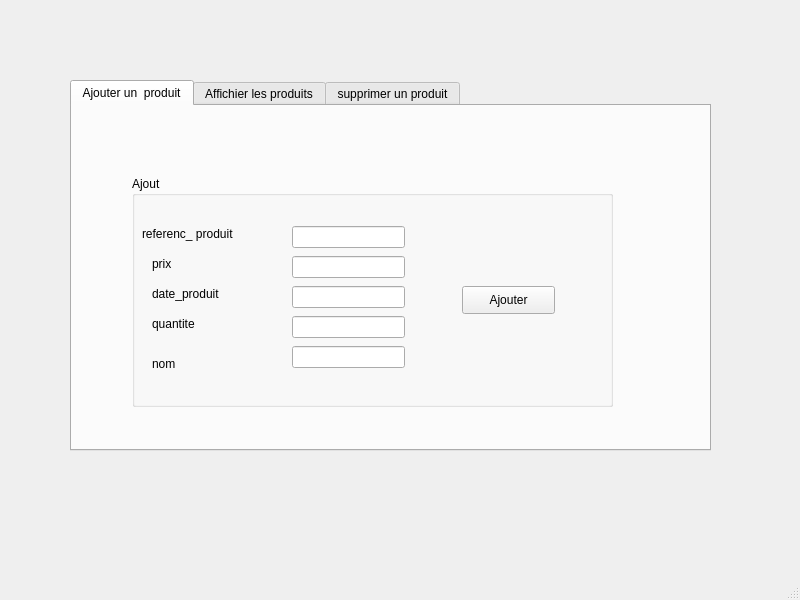
<?xml version="1.0" encoding="UTF-8"?>
<ui version="4.0">
 <class>gestion_produit</class>
 <widget class="QMainWindow" name="gestion_produit">
  <property name="geometry">
   <rect>
    <x>0</x>
    <y>0</y>
    <width>800</width>
    <height>600</height>
   </rect>
  </property>
  <property name="windowTitle">
   <string>MainWindow</string>
  </property>
  <widget class="QWidget" name="centralwidget">
   <widget class="QTabWidget" name="tabWidget">
    <property name="geometry">
     <rect>
      <x>70</x>
      <y>80</y>
      <width>641</width>
      <height>371</height>
     </rect>
    </property>
    <property name="currentIndex">
     <number>0</number>
    </property>
    <widget class="QWidget" name="tab">
     <attribute name="title">
      <string>Ajouter un  produit</string>
     </attribute>
     <widget class="QGroupBox" name="groupBox">
      <property name="geometry">
       <rect>
        <x>60</x>
        <y>70</y>
        <width>481</width>
        <height>231</height>
       </rect>
      </property>
      <property name="title">
       <string>Ajout</string>
      </property>
      <widget class="QLabel" name="referenc_produit">
       <property name="geometry">
        <rect>
         <x>10</x>
         <y>50</y>
         <width>101</width>
         <height>16</height>
        </rect>
       </property>
       <property name="text">
        <string>referenc_ produit </string>
       </property>
      </widget>
      <widget class="QLabel" name="prix">
       <property name="geometry">
        <rect>
         <x>20</x>
         <y>80</y>
         <width>56</width>
         <height>16</height>
        </rect>
       </property>
       <property name="text">
        <string>prix</string>
       </property>
      </widget>
      <widget class="QLabel" name="date_produit">
       <property name="geometry">
        <rect>
         <x>20</x>
         <y>110</y>
         <width>91</width>
         <height>16</height>
        </rect>
       </property>
       <property name="text">
        <string>date_produit</string>
       </property>
      </widget>
      <widget class="QLabel" name="quantite">
       <property name="geometry">
        <rect>
         <x>20</x>
         <y>140</y>
         <width>56</width>
         <height>16</height>
        </rect>
       </property>
       <property name="text">
        <string>quantite</string>
       </property>
      </widget>
      <widget class="QLabel" name="nom">
       <property name="geometry">
        <rect>
         <x>20</x>
         <y>180</y>
         <width>56</width>
         <height>16</height>
        </rect>
       </property>
       <property name="text">
        <string>nom</string>
       </property>
      </widget>
      <widget class="QLineEdit" name="le_reference_produit">
       <property name="geometry">
        <rect>
         <x>160</x>
         <y>50</y>
         <width>113</width>
         <height>22</height>
        </rect>
       </property>
       <property name="styleSheet">
        <string notr="true"/>
       </property>
      </widget>
      <widget class="QLineEdit" name="le_prix">
       <property name="geometry">
        <rect>
         <x>160</x>
         <y>80</y>
         <width>113</width>
         <height>22</height>
        </rect>
       </property>
      </widget>
      <widget class="QLineEdit" name="le_date_produit">
       <property name="geometry">
        <rect>
         <x>160</x>
         <y>110</y>
         <width>113</width>
         <height>22</height>
        </rect>
       </property>
      </widget>
      <widget class="QLineEdit" name="le_quantite">
       <property name="geometry">
        <rect>
         <x>160</x>
         <y>140</y>
         <width>113</width>
         <height>22</height>
        </rect>
       </property>
      </widget>
      <widget class="QLineEdit" name="le_nom">
       <property name="geometry">
        <rect>
         <x>160</x>
         <y>170</y>
         <width>113</width>
         <height>22</height>
        </rect>
       </property>
      </widget>
      <widget class="QPushButton" name="pushButton">
       <property name="geometry">
        <rect>
         <x>330</x>
         <y>110</y>
         <width>93</width>
         <height>28</height>
        </rect>
       </property>
       <property name="text">
        <string>Ajouter</string>
       </property>
      </widget>
     </widget>
    </widget>
    <widget class="QWidget" name="tab_2">
     <attribute name="title">
      <string>Affichier les produits</string>
     </attribute>
    </widget>
    <widget class="QWidget" name="tab_3">
     <attribute name="title">
      <string>supprimer un produit</string>
     </attribute>
    </widget>
   </widget>
  </widget>
  <widget class="QMenuBar" name="menubar">
   <property name="geometry">
    <rect>
     <x>0</x>
     <y>0</y>
     <width>800</width>
     <height>26</height>
    </rect>
   </property>
  </widget>
  <widget class="QStatusBar" name="statusbar"/>
 </widget>
 <resources/>
 <connections/>
</ui>
